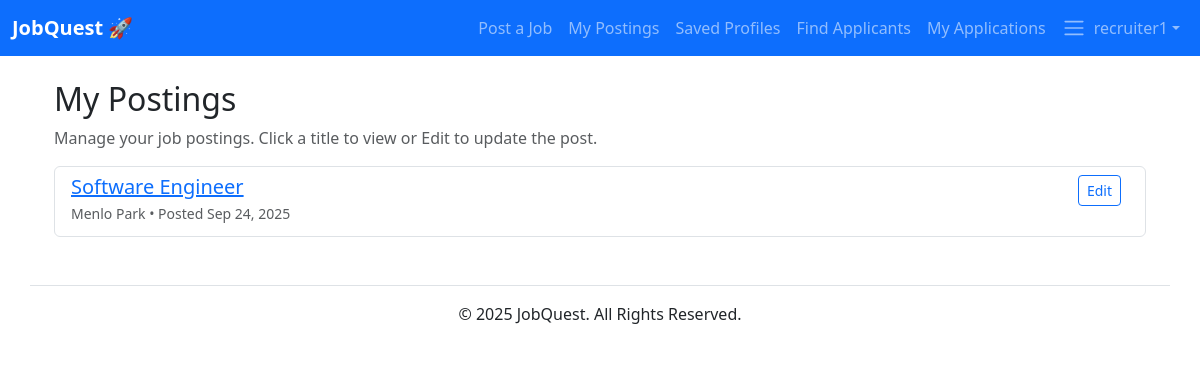
Before: /search/my-postings/ (signed in) with the older database file.
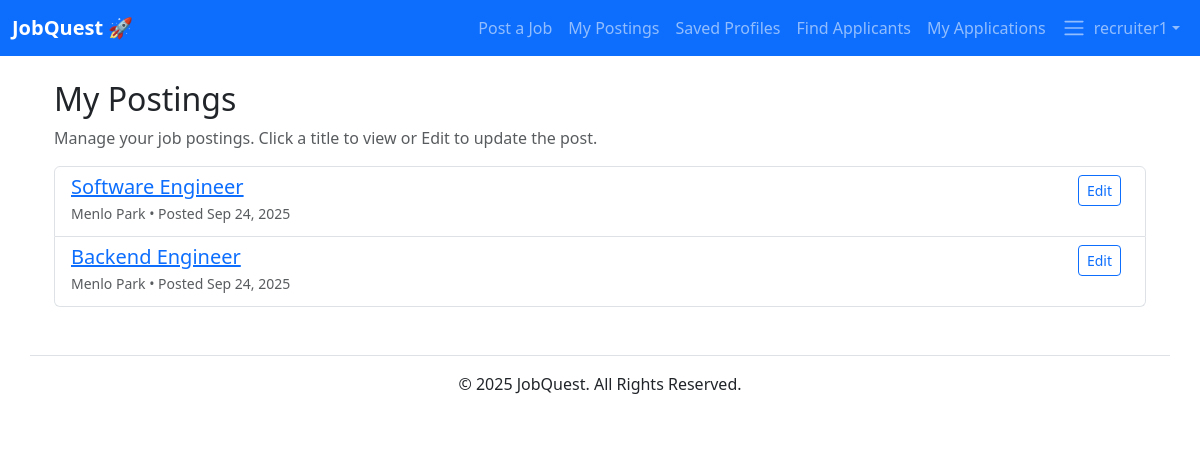
After: the same page with the newer database file.
### jobs/models.py (models this page shows, shortened)
class Job(models.Model):
	title = models.CharField(max_length=255)
	company = models.CharField(max_length=255, blank=True)
	location = models.CharField(max_length=255, blank=True)
	description = models.TextField(blank=True)
	posted_at = models.DateTimeField(default=timezone.now)
	latitude = models.FloatField(null=True, blank=True)
	longitude = models.FloatField(null=True, blank=True)
	salary_min = models.IntegerField(null=True, blank=True)
	salary_max = models.IntegerField(null=True, blank=True)
	VISA_CHOICES = [
		('none', 'None'),
		('sponsor', 'Sponsorship available'),
	]
	visa_sponsorship = models.CharField(max_length=32, choices=VISA_CHOICES, default='none')
	owner = models.ForeignKey(User, on_delete=models.CASCADE, related_name="jobs", null=True, blank=True)

### jobs/views.py (the view)
# urls.py: path('my-postings/', views.my_postings, name='my_postings'),
@login_required
def my_postings(request):
    profile = getattr(request.user, 'profile', None)
    if not profile or not profile.is_recruiter:
        return redirect('home:index')
    qs = Job.objects.filter(owner=request.user)   # ✅ simple, reliable
    return render(request, 'jobs/my_postings.html', {'jobs': qs})

### accounts/context_processors.py (called while the page is built)
def user_profile(request):
    user = getattr(request, 'user', None)
    profile = None
    if user and user.is_authenticated:
        try:
            profile = user.profile
        except Exception:
            profile = None
    return {'user_profile': profile}

### jobs/templates/jobs/my_postings.html
{% extends 'base.html' %}
{% block content %}
<div class="container mt-4">
  <h2>My Postings</h2>
  <p class="text-muted">Manage your job postings. Click a title to view or Edit to update the post.</p>
  {% if jobs and jobs.exists %}
  <div class="list-group">
    {% for job in jobs %}
      <div class="list-group-item d-flex justify-content-between align-items-start">
        <div>
          <h5 class="mb-1"><a href="{% url 'jobs:job_detail' job.pk %}">{{ job.title }}</a></h5>
          <p class="mb-1 text-muted small">{{ job.location }} • Posted {{ job.posted_at|date:"M j, Y" }}</p>
        </div>
        <div>
          <a class="btn btn-sm btn-outline-primary me-2" href="{% url 'jobs:edit_post' job.pk %}">Edit</a>
        </div>
      </div>
    {% endfor %}
  </div>
  {% else %}
    <div class="alert alert-info">You have no postings yet.</div>
  {% endif %}
</div>
{% endblock %}

Changed rows visible on the page:
added Job: title "Backend Engineer", location "Menlo Park", posted_at "Sep 24, 2025"
